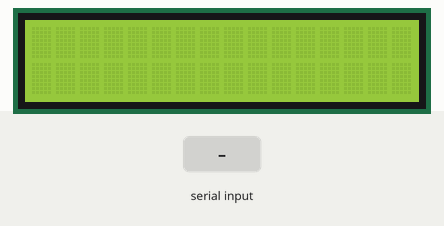
Simulated run of this sketch. Board: ESP8266 (NodeMCU). Parts: 16×2 character LCD. Inputs (shaded band) come from the test bench. WiFi joins after 1.5 s; servers stay silent unless stated.

Above: at 3.0 s.
3.1 s: "1" received over Serial
At 4.7 s:
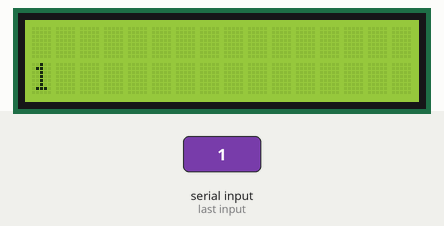
5.6 s: "0" received over Serial
At 7.8 s:
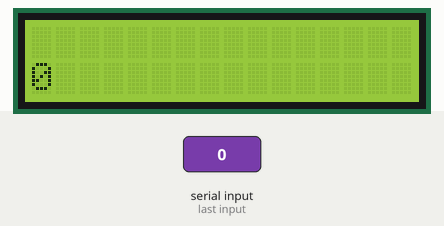
8.1 s: "2" received over Serial
At 9.7 s:
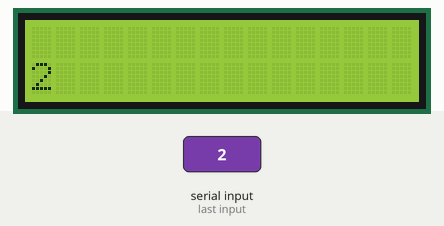
Timing chart, 0 to 11.2 s (numbered marks = the images above; inputs shaded):
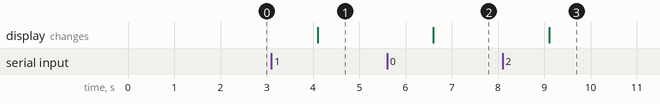

The sketch:

14._LCD.ino
```cpp
#define BLYNK_PRINT Serial

#define BLYNK_AUTH_TOKEN            "oRP17_S_QER-8ZwKHleG1ltf-5W5KHIY"

#include <ESP8266WiFi.h>
#include <BlynkSimpleEsp8266.h>
#include <LiquidCrystal.h>

char ssid[] = "Tukang Ngoding";
char pass[] = "kodingeverywhere";

// initialize the library with the numbers of the interface pins
//LiquidCrystal lcd(RS, E, D4, D5, D6, D7);
LiquidCrystal lcd(12, 13, 14, 2, 0, 4);

BlynkTimer timer;

void LCD() {
  String text = Serial.readString();
  Blynk.virtualWrite(V7,text);
  lcd.setCursor(0, 1);
  lcd.print(text);

}

void setup() {
  // set up the LCD's number of columns and rows:
  Serial.begin(115200);
  lcd.begin(16, 2);
  Blynk.begin(BLYNK_AUTH_TOKEN, ssid, pass, "blynk.cloud", 80);
  timer.setInterval(500L, LCD);
  // Print a message to the LCD.

}

void loop() {
  // set the cursor to column 0, line 1
  // (note: line 1 is the second row, since counting begins with 0):
  Blynk.run();
  timer.run();
}
```

Measured:
- after the input at 3.1 s, the display: changes after 1.0 s (image 1)
- after the input at 5.6 s, the display: changes after 1.0 s (image 2)
- after the input at 8.1 s, the display: changes after 1.0 s (image 3)
